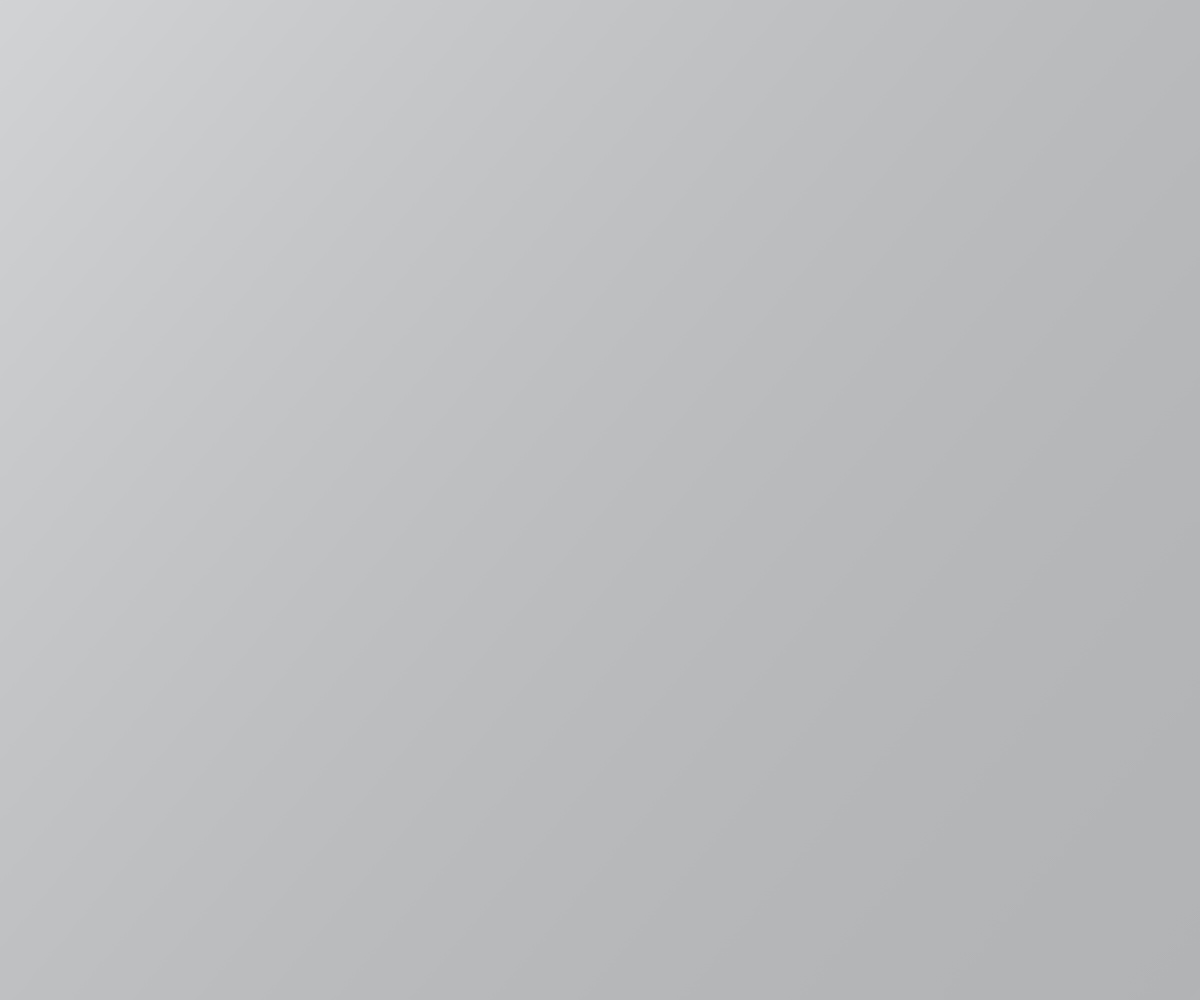
Frame 1 (no input)
Frame 60 (no input): identical to frame 1, image omitted
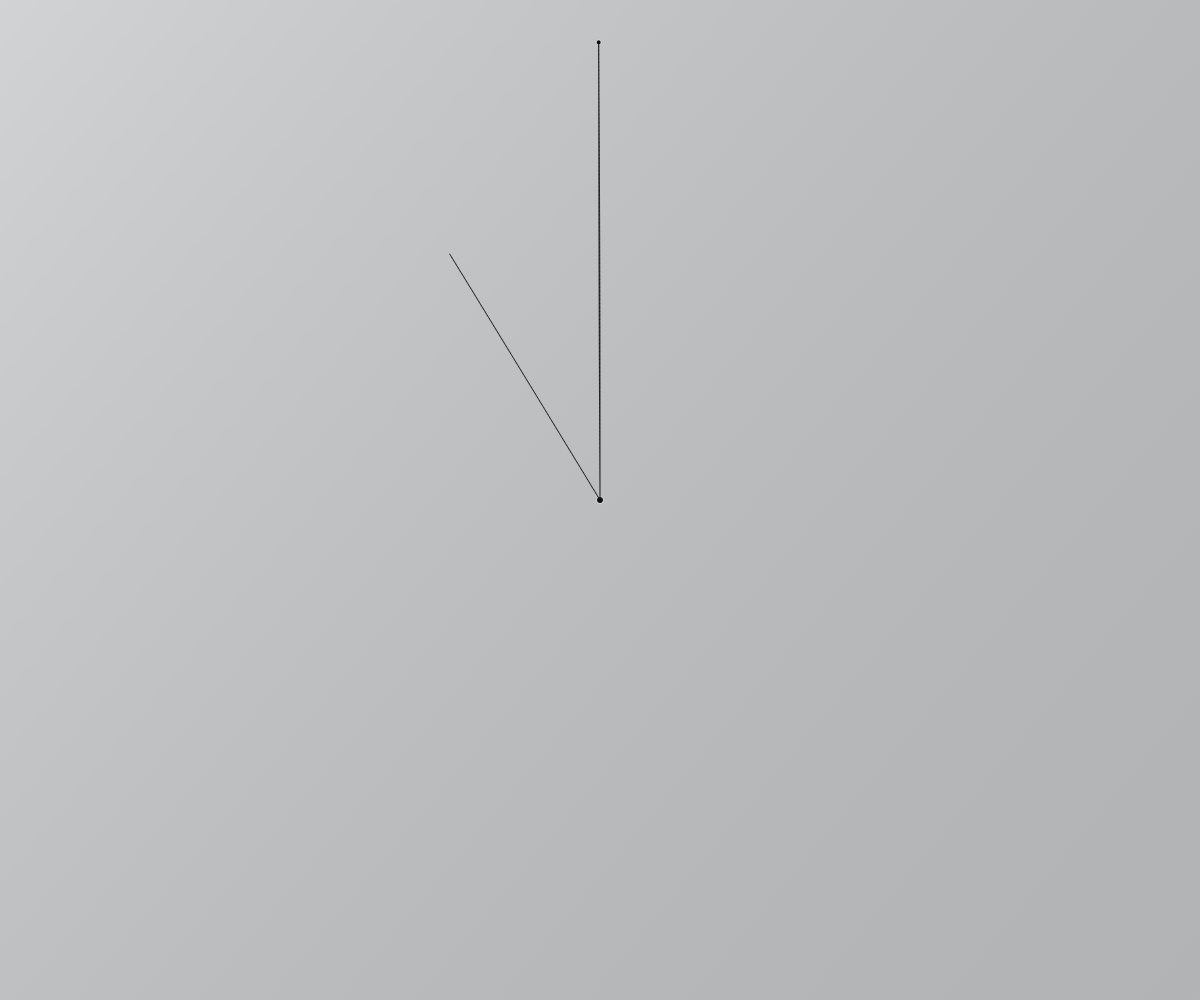
Frame 120 (the mouse pressed at the canvas centre since frame 60)

The p5.js sketch that drew these frames (run headless with seeded random() and noise() and a simulated clock; from frame 60 on, the mouse is pressed at the canvas centre):

// p5.js sketch
// ── sketch.js
// Click anywhere to drop a spider. Each spider continuously weaves new
// threads, animating each strand as it grows from a known node toward a
// random distant target.

let spiders = [];
let allNodes = [];
let paused = false;

function setup() {
  createCanvas(windowWidth, windowHeight);
  pixelDensity(2);
  paintBackground();
  frameRate(60);
  setupUI();
}

function draw() {
  if (paused) return;
  for (const s of spiders) s.tick();
}

function setupUI() {
  const pauseBtn = document.getElementById("pauseBtn");
  const clearBtn = document.getElementById("clearBtn");
  if (pauseBtn) {
    pauseBtn.addEventListener("click", (e) => {
      e.stopPropagation();
      paused = !paused;
      pauseBtn.textContent = paused ? "繼續" : "暫停";
    });
  }
  if (clearBtn) {
    clearBtn.addEventListener("click", (e) => {
      e.stopPropagation();
      spiders = [];
      allNodes = [];
      paintBackground();
    });
  }
}

function windowResized() {
  resizeCanvas(windowWidth, windowHeight);
  paintBackground();
  // Lose history on resize — keep things simple.
  for (const s of spiders) s.replantOrigin();
}

function mousePressed(event) {
  // Ignore clicks on UI buttons.
  if (event && event.target && event.target.tagName === "BUTTON") return;
  if (mouseX < 0 || mouseY < 0 || mouseX > width || mouseY > height) return;
  spiders.push(new Spider(mouseX, mouseY));
}

function paintBackground() {
  background(198, 200, 202);
  const grd = drawingContext.createLinearGradient(0, 0, width, height);
  grd.addColorStop(0, "rgba(255,255,255,0.20)");
  grd.addColorStop(1, "rgba(0,0,0,0.10)");
  drawingContext.fillStyle = grd;
  drawingContext.fillRect(0, 0, width, height);
}

class Spider {
  constructor(x, y) {
    this.origin = { x, y, size: 6 };
    this.nodes = [this.origin];
    allNodes.push(this.origin);
    drawNode(x, y, this.origin.size);
    this.current = null;
    this.restFrames = 0;
  }

  replantOrigin() {
    drawNode(this.origin.x, this.origin.y, this.origin.size);
  }

  tick() {
    if (this.restFrames-- > 0) return;

    if (!this.current) {
      this.startNewThread();
      if (!this.current) return;
    }

    // Advance the animated thread by a few segments per frame so it
    // visibly grows across the canvas instead of popping into existence.
    const speed = 6;
    for (let i = 0; i < speed && this.current; i++) {
      this.advanceCurrent();
    }
  }

  startNewThread() {
    const from = random(this.nodes);

    let to;
    let plantNode = false;
    if (random() < 0.3 && allNodes.length > 1) {
      let pick = random(allNodes);
      let tries = 0;
      while (pick === from && tries++ < 5) pick = random(allNodes);
      to = pick;
    } else {
      // Random point spread far across the canvas — biased long.
      const ang = random(TWO_PI);
      const reach = min(width, height);
      const dist = random(reach * 0.25, reach * 0.85);
      const nx = constrain(from.x + cos(ang) * dist, 12, width - 12);
      const ny = constrain(from.y + sin(ang) * dist, 12, height - 12);
      to = { x: nx, y: ny, size: random(2.6, 4.2) };
      plantNode = true;
    }

    // Pre-compute a slight perpendicular bow for the thread so it draws
    // as a quadratic curve, segment by segment.
    const dx = to.x - from.x;
    const dy = to.y - from.y;
    const len = sqrt(dx * dx + dy * dy);
    const bow = random(-1.6, 1.6);
    const cx = (from.x + to.x) * 0.5 + (-dy / max(len, 0.001)) * bow;
    const cy = (from.y + to.y) * 0.5 + (dx / max(len, 0.001)) * bow;

    // Steps proportional to length so long threads don't draw faster
    // than short ones.
    const steps = max(8, floor(len / 4));

    this.current = {
      from,
      to,
      cx,
      cy,
      steps,
      step: 0,
      prev: { x: from.x, y: from.y },
      plantNode
    };
  }

  advanceCurrent() {
    const c = this.current;
    c.step++;
    const t = c.step / c.steps;
    const pt = quadPoint(c.from.x, c.from.y, c.cx, c.cy, c.to.x, c.to.y, t);

    stroke(20, 22, 25, 215);
    strokeWeight(0.95);
    noFill();
    line(c.prev.x, c.prev.y, pt.x, pt.y);

    c.prev = pt;

    if (c.step >= c.steps) {
      if (c.plantNode) {
        this.nodes.push(c.to);
        allNodes.push(c.to);
        drawNode(c.to.x, c.to.y, c.to.size);
      }
      this.current = null;
      this.restFrames = floor(random(4, 14));
    }
  }
}

function quadPoint(x0, y0, x1, y1, x2, y2, t) {
  const u = 1 - t;
  return {
    x: u * u * x0 + 2 * u * t * x1 + t * t * x2,
    y: u * u * y0 + 2 * u * t * y1 + t * t * y2
  };
}

function drawNode(x, y, size) {
  noStroke();
  fill(255, 255, 255, 90);
  circle(x, y, size + 1.8);
  fill(8, 10, 13, 250);
  circle(x, y, size);
}
